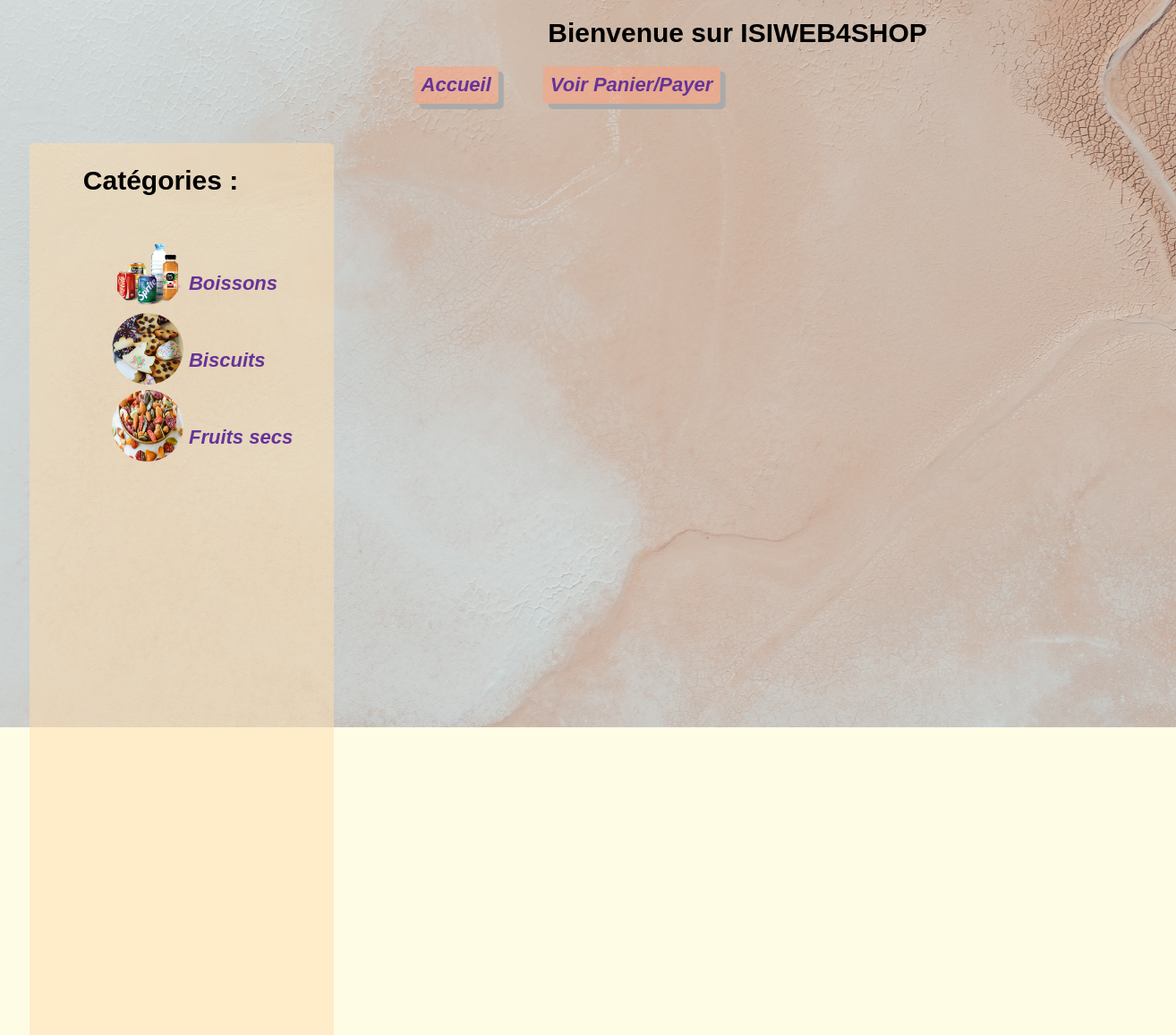
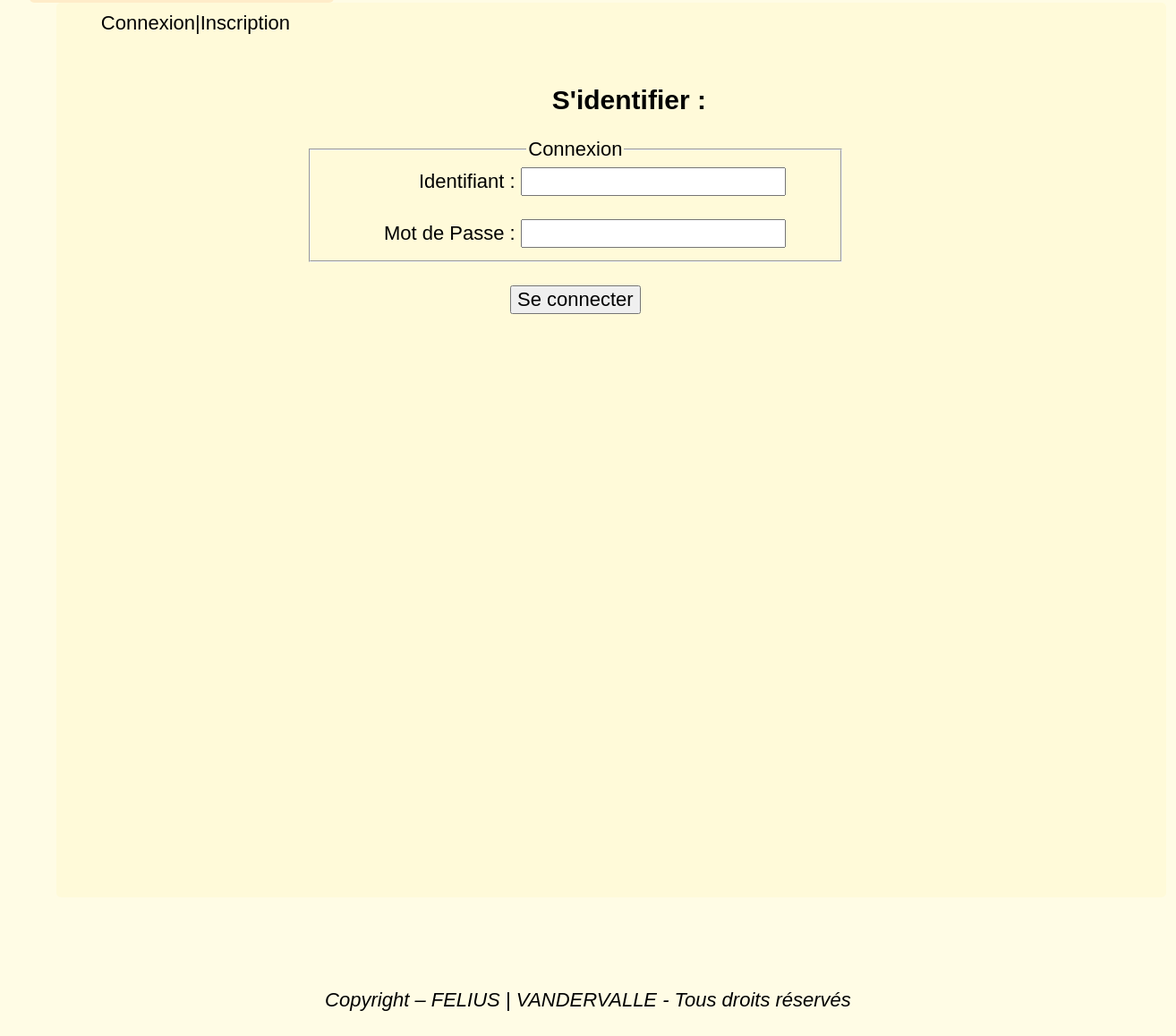
The page / on the database its author committed (2 pictures, top to bottom).
### tables this page shows
CREATE TABLE `categories` (
  `id` tinyint(4) NOT NULL,
  `name` varchar(100) NOT NULL,
  `image` varchar(50) DEFAULT NULL
);

### php/DialogueBD.php (called while the page is built, shortened)
<?php
class DialogueBD {
    function getCategories(){
      try {
        $conn = Connexion::getConnexion();
        $sql = "SELECT * FROM categories";
        $sth = $conn->prepare($sql);
        $sth->execute();
        $categories =$sth->fetchAll(PDO::FETCH_ASSOC);
        return $categories;
      }
      catch (PDOException $e) {
        $erreur = $e->getMessage();
        }
    }
}
 ?>

### index.php (the view, shortened to what this page needs)
<?php
  require_once "php/DialogueBD.php" ;
  try{
    $undlg = new DialogueBD();
    $cat = $undlg->getCategories();
  } catch (Exception $e) {
    $erreur = $e->getMessage();
  }
?>
<!DOCTYPE php>
<php lang="fr">
  <head>
		<link href="style/design.css" rel="stylesheet">
	</head>
	<body>
		<header>
			<h1>Bienvenue sur ISIWEB4SHOP</h1>
			<a class="barre" href="index.php">Accueil</a>
			<a class="barre" href="panier.php">Voir Panier/Payer</a>
		</header>
		<nav>
			<h1>Catégories :</h1>
				<ul>
          <?php
          for($i = 0; $i < count($cat); $i++) {
            echo "<li><a href=\"liste.php?catId={$cat[$i]["id"]}&catName={$cat[$i]["name"]}\"><img src=\"{$cat[$i]["image"]}\" class=\"mini\" alt=\"{$cat[$i]["name"]}\" title=\"{$cat[$i]["name"]}\" /> {$cat[$i]["name"]}</a></li>";
          }
           ?>
				</ul>
		</nav>
		<section>
      <div class="selection">
        <p><a id="Connexion">Connexion</a>|<a id="Inscription">Inscription</a></p>
      </div>
				<div class="connexion">
      <h1>S'identifier :</h1>
      <form name="connexion" method="post">
        <fieldset class="formulaire">
          <legend><strong>Connexion</strong></legend>
          <div class="obligatoire">
            <label for="Identifiant">Identifiant :</label>
            <input type="text" name="Identifiant" required>
          </div>
          <br>
          <div class="obligatoire">
            <label for="Password">Mot de Passe :</label>
            <input type="password" name="Password" required>
          </div>
        </fieldset></br>
        <input type="submit" name="Connexion" value="Se connecter" />
      </form>
    </div>
		</section>
		<footer>
			<br/><br/>
			Copyright – FELIUS | VANDERVALLE - Tous droits réservés<br />
		</footer>
	</body>

### style/design.css (style rules this page uses)
* { font-family: 'Cupid_Deer', Arial, serif ; font-size: 22px; font-weight: lighter; }
p { text-align: justify; padding: 10px; margin: auto; }
footer { text-align: center; padding-top:50px; font-style: italic; bottom:0px; clear: both; }
nav { border-radius: 5px; background-color: rgba(255,222,173,0.5); display: inline-block; float: left; width: 300px; padding-bottom: 40px; padding-right: 40px; min-height: 960px; }
section { right:0px; margin-left: 30px; padding-left: 40px; float:left; display: inline-block; min-width: 1200px; max-height: 40% ; vertical-align: top; text-align: justify; min-height: 1000px; background-color: rgba(255,250,205,0.5); border-radius: 5px; color: black; }
a:link { color: RebeccaPurple; font-family: 'Cupid_Deer', Arial, serif ; text-decoration:none; font-weight: bold; font-style:italic ; }
.barre { display: inline-block; float:left; margin-left:50px; padding:8px; background-color:rgba(255,160,122,0.5); border-radius: 5px; box-shadow: 6px 6px 0px #aaa; }
.connexion,.inscription { min-width:600px; text-align: center; margin-left: 20%; margin-right: 40%; margin-top: 20px; padding-top: 1px; padding-bottom: 8px; border-radius: 3px; }
label, input { display: inline-block; }
label { width: 30%; text-align: right; }
body { width: 95%; margin: auto; margin-top: 20px; padding-bottom: 100px; margin-bottom: 20px; background-image: url("../images/fon.jpg"); background-repeat: no-repeat; background-size: 110%; background-color: rgba(255,250,205,0.5); }
h1 { padding-left:20%; font-weight: bold; font-size: 30px; }
header { margin-left: 180px; width: 80%; height: 100px; background-color: rgba(255,222,173,0.5)); margin-bottom: 40px; border-radius: 5px; transform: translateX(+20%); }
ul { list-style-type: none; }
.mini { margin-left: 20%; width: 80px; height: 80px; border-radius: 40px; transform: translatey(+20px); }
.selection { text-align:center; }

### rows shown on the page
categories: image (picture), name "Boissons"
categories: image (picture), name "Biscuits"
categories: image (picture), name "Fruits secs"
